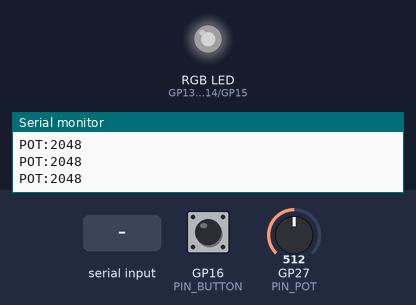
This sketch was run on a simulated Raspberry Pi Pico W. Shown: an RGB LED mixed from three pins (HIGH = lit), the last lines printed to the serial monitor. Inputs (shaded band) come from the test bench; at power-on: GP16 (PIN_BUTTON) LOW, GP27 (PIN_POT) = 512 (analog values on the 0–1023 scale). Dim RGB values are drawn brighter than linear.

Above: at 1.2 s.
1.3 s: GP16 (PIN_BUTTON) pulled HIGH for 1 s
At 1.87 s:
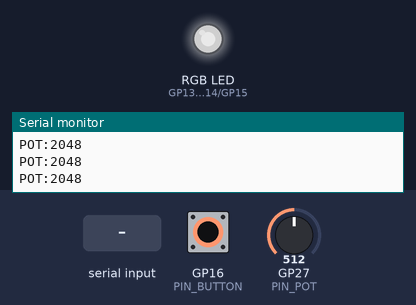
4.3 s: "STATE:\n" received over Serial
At 4.45 s:
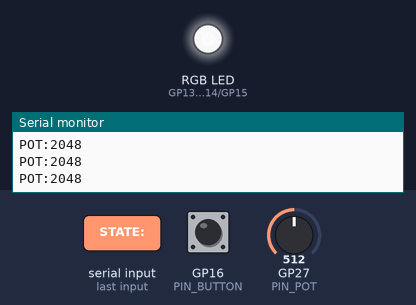
7.3 s: GP16 (PIN_BUTTON) pulled HIGH for 0.15 s
10.3 s: GP27 (PIN_POT) set to 190
13.3 s: GP27 (PIN_POT) set to 306
Timing chart, 0 to 17.3 s (numbered marks = the images above; inputs shaded):
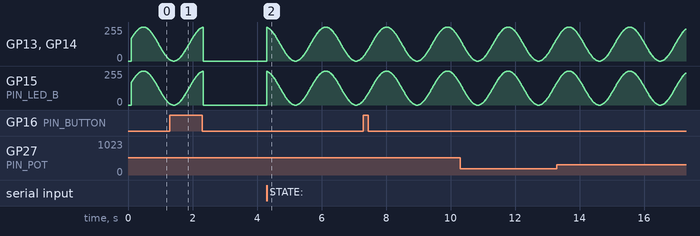

The sketch:

RGB_LED.ino
```cpp
//------------------------
// Assignment: RGB LED
//------------------------

// Mode switch: edit wifi_config.h
#include "wifi_config.h"

// Pin Setup - Output
const int PIN_LED_R = 13;
const int PIN_LED_G = 14;
const int PIN_LED_B = 15;

// Pin Setup - Input
const int PIN_POT = 27;
const int PIN_BUTTON = 16;
// const int PIN_LDR = 27;
// const int PIN_IR = 28;

// Serial1 baud must match Processing sketch
const int SERIAL1_BAUD = 9600;

// --- State Machine ---
enum SystemState {
  STATE_BOOTING = 0,
  STATE_LOADING = 1,
  STATE_ERROR = 2,
  STATE_TRACKING = 3,
  STATE_SLEEP = 4
};

volatile SystemState currentState = STATE_BOOTING;
volatile int targetR = 0;
volatile int targetG = 0;
volatile int targetB = 0;

// --- Button ---
const unsigned long DEBOUNCE_DELAY = 30;
const unsigned long LONG_PRESS_MS = 300;
int lastButtonReading = LOW;
int buttonStateStable = LOW;
bool isPressed = false;
unsigned long lastDebounceTime = 0;
unsigned long pressStartTime = 0;

// WiFi-mode-only includes and globals
#ifdef USE_WIFI_MODE
#include "keys.h"
#include <ArduinoJson.h>
#include <HTTPClient.h>
#include <WiFi.h>
#include <time.h>

const float MAX_PRESSURE_THRESHOLD = 50.0;
const int MAX_LISTS = 10;
String listIDs[MAX_LISTS];
String listNames[MAX_LISTS];
int listCount = 0;
#endif

// ---------------------------------------------------------
// Core 1 (LED Animation Engine) - Runs on the second thread
// ---------------------------------------------------------
void setup1() {
  // Give Core 0 time to init pins
  delay(100);
}

void loop1() {
  unsigned long ms = millis();

  switch (currentState) {
  case STATE_BOOTING:
  case STATE_LOADING:
    // White breathing for both booting and loading new data
    {
      float fade = (sin(ms / 300.0) + 1.0) / 2.0; // 0.0 to 1.0
      int val = (int)(255 * fade);
      analogWrite(PIN_LED_R, val);
      analogWrite(PIN_LED_G, val);
      analogWrite(PIN_LED_B, val);
    }
    break;

  case STATE_ERROR:
    // Red rapid double-blink
    {
      int cycle = ms % 1000;
      if ((cycle > 0 && cycle < 100) || (cycle > 200 && cycle < 300)) {
        analogWrite(PIN_LED_R, 255);
      } else {
        analogWrite(PIN_LED_R, 0);
      }
      analogWrite(PIN_LED_G, 0);
      analogWrite(PIN_LED_B, 0);
    }
    break;

  case STATE_TRACKING:
    analogWrite(PIN_LED_R, targetR);
    analogWrite(PIN_LED_G, targetG);
    analogWrite(PIN_LED_B, targetB);
    break;

  case STATE_SLEEP:
    digitalWrite(PIN_LED_R, LOW);
    digitalWrite(PIN_LED_G, LOW);
    digitalWrite(PIN_LED_B, LOW);
    break;
  }
  delay(10);
}

// ---------------------------------------------------------
// Core 0 (Logic Engine) - Main Thread
// ---------------------------------------------------------

void setup() {
  Serial.begin(115200); // USB debug port

  pinMode(PIN_LED_R, OUTPUT);
  pinMode(PIN_LED_G, OUTPUT);
  pinMode(PIN_LED_B, OUTPUT);
  pinMode(PIN_POT, INPUT);
  pinMode(PIN_BUTTON, INPUT);
  analogReadResolution(12);

  currentState = STATE_BOOTING;

#ifdef USE_WIFI_MODE
  // WiFi Mode: connect to network, sync time, pre-fetch lists
  Serial.print("Connecting to WiFi");
  WiFi.begin(SECRET_SSID, SECRET_PASS);
  while (WiFi.status() != WL_CONNECTED) {
    delay(500);
    Serial.print(".");
  }
  Serial.println("\nWiFi Connected!");

  Serial.print("Syncing Time");
  configTime(0, 0, "pool.ntp.org", "time.nist.gov");
  time_t now = time(nullptr);
  while (now < 24 * 3600) {
    delay(500);
    Serial.print(".");
    now = time(nullptr);
  }
  Serial.println("\nTime synchronized!");

  currentState = STATE_LOADING;
  fetchTrelloLists();

  if (listCount == 0) {
    currentState = STATE_ERROR;
  } else {
    currentState =
        STATE_TRACKING; // Requires initial loop logic to calculate color
  }

#else
  // USB Mode: Serial (USB CDC) is shared with Processing.
  Serial.begin(SERIAL1_BAUD);
  // Do not change state here, Processing will send STATE commands
#endif
}

void loop() {
#ifdef USE_WIFI_MODE
  // ===== WiFi Mode Loop =====
  if (WiFi.status() != WL_CONNECTED) {
    if (currentState != STATE_ERROR) {
      Serial.println("WiFi disconnected!");
      currentState = STATE_ERROR;
    }
    delay(1000);
    return;
  }
  if (listCount == 0) {
    if (currentState != STATE_ERROR) {
      Serial.println("No lists found or API failed.");
      currentState = STATE_ERROR;
    }
    delay(1000);
    return;
  }

  static int lastSelectedIndex = -1;
  static unsigned long lastApiRequestTime = 0;
  const unsigned long apiRequestInterval = 10000;

  // --- Button Logic ---
  static bool forceRefresh = false;
  unsigned long currentTime = millis();
  int btnReading = digitalRead(PIN_BUTTON);

  if (btnReading != lastButtonReading)
    lastDebounceTime = currentTime;

  if ((currentTime - lastDebounceTime) > DEBOUNCE_DELAY) {
    if (btnReading != buttonStateStable) {
      buttonStateStable = btnReading;
      if (buttonStateStable == HIGH && !isPressed) {
        isPressed = true;
        pressStartTime = currentTime;
      }
      if (buttonStateStable == LOW && isPressed) {
        isPressed = false;
        unsigned long duration = currentTime - pressStartTime;
        if (duration < LONG_PRESS_MS) {
          // Short press
          if (currentState == STATE_SLEEP) {
            currentState = STATE_BOOTING;
            Serial.println("BTN: Wake");
          }
          forceRefresh = true;
          Serial.println("BTN: Refresh");
        } else {
          // Long press
          if (currentState == STATE_SLEEP) {
            currentState = STATE_BOOTING;
            forceRefresh = true;
            Serial.println("BTN: Wake");
          } else {
            currentState = STATE_SLEEP;
            Serial.println("BTN: Sleep");
          }
        }
      }
    }
  }
  lastButtonReading = btnReading;

  if (currentState == STATE_SLEEP) {
    // Wake on pot movement
    int potNow = analogRead(PIN_POT);
    int idxNow = map(potNow, 0, 4096, 0, listCount);
    idxNow = constrain(idxNow, 0, listCount - 1);
    if (idxNow != lastSelectedIndex) {
      currentState = STATE_BOOTING;
      forceRefresh = true;
      Serial.println("POT: Wake");
    } else {
      delay(50);
      return;
    }
  }

  // --- Edge Detection ---
  int potValue = analogRead(PIN_POT);
  int currentSelectedIndex = map(potValue, 0, 4096, 0, listCount);
  currentSelectedIndex = constrain(currentSelectedIndex, 0, listCount - 1);

  bool timeToUpdate = (millis() - lastApiRequestTime >= apiRequestInterval);
  bool listChanged = (currentSelectedIndex != lastSelectedIndex);

  if (listChanged || timeToUpdate || forceRefresh) {
    forceRefresh = false;
    currentState = STATE_LOADING;

    Serial.println("\n========================================");
    Serial.print("---> Tracking list: '");
    Serial.print(listNames[currentSelectedIndex]);
    Serial.println("'");

    int totalPressure = calculateListPressure(listIDs[currentSelectedIndex]);
    Serial.print("Total pressure: ");
    Serial.println(totalPressure);

    // Color mapping: Blue(idle) → Green(low) → Yellow(mid) → Red(high)
    int r, g, b;
    if (totalPressure == 0) {
      r = 0;
      g = 0;
      b = 255;
    } else {
      float ratio = (float)totalPressure / MAX_PRESSURE_THRESHOLD;
      if (ratio > 1.0)
        ratio = 1.0;
      if (ratio <= 0.5) {
        float t = ratio / 0.5;
        r = (int)(255 * t);
        g = 255;
      } else {
        float t = (ratio - 0.5) / 0.5;
        r = 255;
        g = (int)(255 * (1.0 - t));
      }
      b = 0;
    }

    // Update target colors that Core 1 will use in TRACKING state
    targetR = r;
    targetG = g;
    targetB = b;

    // Update detection states
    lastSelectedIndex = currentSelectedIndex;
    lastApiRequestTime = millis();

    delay(200);
    currentState = STATE_TRACKING;
  }

  delay(50);

#else
  // ===== USB Mode Loop =====

  // --- Button Logic (USB) ---
  unsigned long currentTimeUsb = millis();
  int btnReadingUsb = digitalRead(PIN_BUTTON);

  if (btnReadingUsb != lastButtonReading)
    lastDebounceTime = currentTimeUsb;

  if ((currentTimeUsb - lastDebounceTime) > DEBOUNCE_DELAY) {
    if (btnReadingUsb != buttonStateStable) {
      buttonStateStable = btnReadingUsb;
      if (buttonStateStable == HIGH && !isPressed) {
        isPressed = true;
        pressStartTime = currentTimeUsb;
      }
      if (buttonStateStable == LOW && isPressed) {
        isPressed = false;
        unsigned long duration = currentTimeUsb - pressStartTime;
        if (duration < LONG_PRESS_MS) {
          if (currentState == STATE_SLEEP) {
            currentState = STATE_BOOTING;
          }
          Serial.println("BTN:SHORT");
        } else {
          if (currentState == STATE_SLEEP) {
            currentState = STATE_BOOTING;
          } else {
            currentState = STATE_SLEEP;
          }
          Serial.println("BTN:LONG");
        }
      }
    }
  }
  lastButtonReading = btnReadingUsb;

  static unsigned long lastPotSend = 0;
  if (millis() - lastPotSend >= 200) {
    lastPotSend = millis();
    int potValue = analogRead(PIN_POT);
    Serial.print("POT:");
    Serial.println(potValue);
  }

  // 2. Receive commands from Processing
  if (Serial.available()) {
    String line = Serial.readStringUntil('\n');
    line.trim();

    if (line.startsWith("STATE:")) {
      int s = line.substring(6).toInt();
      if (s >= 0 && s <= 4) {
        currentState = (SystemState)s;
      }
    } else if (line.startsWith("RGB:")) {
      int c1 = line.indexOf(':', 4); // Find where R starts
      int c2 = line.indexOf(',');
      int c3 = line.lastIndexOf(',');
      if (c2 > 0 && c3 > c2) {
        // Line format: RGB:123,45,0
        int r = line.substring(4, c2).toInt();
        int g = line.substring(c2 + 1, c3).toInt();
        int b = line.substring(c3 + 1).toInt();
        targetR = r;
        targetG = g;
        targetB = b;
        currentState = STATE_TRACKING; // Force tracking if colors provided
      }
    }
  }
#endif
}

// ---------------------------------------------------------
// WiFi Mode Helper Functions
// ---------------------------------------------------------
#ifdef USE_WIFI_MODE

void fetchTrelloLists() {
  HTTPClient http;
  String url = "https://api.trello.com/1/boards/" + String(TRELLO_BOARD_ID) +
               "/lists?key=" + String(TRELLO_API_KEY) +
               "&token=" + String(TRELLO_TOKEN);

  Serial.println("Fetching board Lists...");
  http.begin(url);
  int httpCode = http.GET();

  if (httpCode == 200) {
    String payload = http.getString();

    // Use ArduinoJson v7 to parse
    JsonDocument doc;
    DeserializationError error = deserializeJson(doc, payload);

    if (!error) {
      JsonArray array = doc.as<JsonArray>();
      listCount = 0;
      for (JsonObject v : array) {
        if (listCount >= MAX_LISTS)
          break;
        listIDs[listCount] = v["id"].as<String>();
        listNames[listCount] = v["name"].as<String>();
        Serial.print("  [");
        Serial.print(listCount);
        Serial.print("] ");
        Serial.println(listNames[listCount]);
        listCount++;
      }
      Serial.print("  Found ");
      Serial.print(listCount);
      Serial.println(" lists.");
    } else {
      Serial.println("Error: JSON Parsing failed!");
    }
  } else {
    Serial.print("Error: Request failed, code: ");
    Serial.println(httpCode);
  }
  http.end();
}

int calculateListPressure(String listId) {
  HTTPClient http;
  String url = "https://api.trello.com/1/lists/" + listId +
               "/cards?key=" + String(TRELLO_API_KEY) +
               "&token=" + String(TRELLO_TOKEN);

  http.begin(url);
  int httpCode = http.GET();
  int pressure = 0;

  if (httpCode == 200) {
    JsonDocument doc;
    DeserializationError error = deserializeJson(doc, http.getStream());

    if (!error) {
      JsonArray cards = doc.as<JsonArray>();
      Serial.print(" There are ");
      Serial.print(cards.size());
      Serial.println(" cards in this list.");

      time_t currentTime = time(nullptr);

      for (JsonObject card : cards) {
        if (!card["due"].isNull()) {
          String dueStr = card["due"].as<String>();
          time_t dueDate = parseISO8601(dueStr.c_str());

          double hoursLeft = difftime(dueDate, currentTime) / 3600.0;

          if (hoursLeft < 0) {
            pressure += 20;
          } else if (hoursLeft <= 24.0) {
            pressure += 10;
          } else if (hoursLeft <= 24.0 * 7.0) {
            pressure += 5;
          } else {
            pressure += 2;
          }
        } else {
          pressure += 1;
        }
      }
    } else {
      Serial.println("Error: JSON Parsing failed for cards!");
    }
  } else {
    Serial.println("Error: Failed to fetch cards.");
  }

  http.end();
  return pressure;
}

// Simple ISO8601 date string parser to UNIX time
time_t parseISO8601(const char *dateStr) {
  struct tm t = {0};
  int y, M, d, h, m;
  float s;

  // Format: 2024-05-20T10:00:00.000Z
  sscanf(dateStr, "%d-%d-%dT%d:%d:%fZ", &y, &M, &d, &h, &m, &s);

  t.tm_year = y - 1900;
  t.tm_mon = M - 1;
  t.tm_mday = d;
  t.tm_hour = h;
  t.tm_min = m;
  t.tm_sec = (int)s;

  // Default timezone mktime conversion
  return mktime(&t);
}
#endif // USE_WIFI_MODE
```

wifi_config.h
```cpp
#ifndef WIFI_CONFIG_H
#define WIFI_CONFIG_H

// Comment for USB Mode, Uncomment for WiFi Mode
// #define USE_WIFI_MODE

#endif
```
